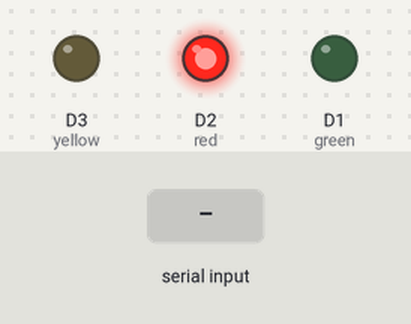
Simulated run of this sketch. Board: ESP8266 (NodeMCU). On the bench: output pins drawn as LEDs (lit = HIGH). The test bench sets the inputs (shaded band).

Above: at 1.2 s.
1.3 s: "H" received over Serial
At 2.1 s:
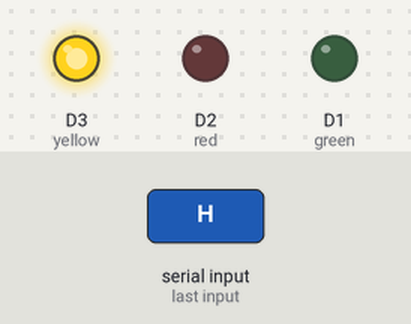
At 3.5 s:
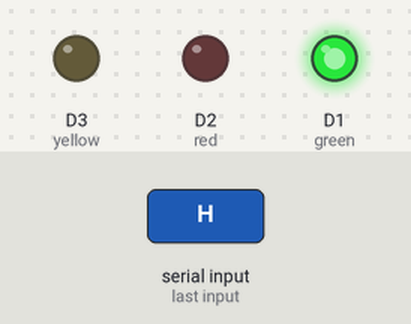
Timing chart, 0 to 6.8 s (numbered marks = the images above; inputs shaded):
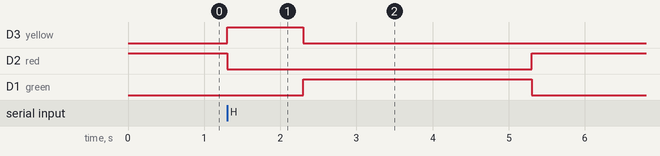

The sketch:

sketch_dec22a.ino
```cpp
int incomingByte;

int red = D2;
int yellow = D3;
int green = D1;

void setup() {
  // put your setup code here, to run once:
  Serial.begin(115200);
  pinMode(D2,OUTPUT);
  pinMode(D3,OUTPUT);
  pinMode(D1,OUTPUT);
}

void loop() {
  // put your main code here, to run repeatedly:
  digitalWrite(red,HIGH);
  if(Serial.available()){
    incomingByte = Serial.read();

    if(incomingByte == 'H'){
      digitalWrite(red,LOW);
      digitalWrite(yellow,HIGH);
      delay(1000);
      digitalWrite(yellow,LOW);
      digitalWrite(green,HIGH);
      delay(3000);
      digitalWrite(green,LOW);
      digitalWrite(red,HIGH);
      delay(1000);
    }

  }

}
```

Measured:
- after the input at 1.3 s, D3 (yellow): LOW → HIGH at once, → LOW 1.0 s later; D2 (red): HIGH → LOW at once, → HIGH 4.0 s later; D1 (green): LOW → HIGH after 1.0 s, → LOW 3.0 s later
